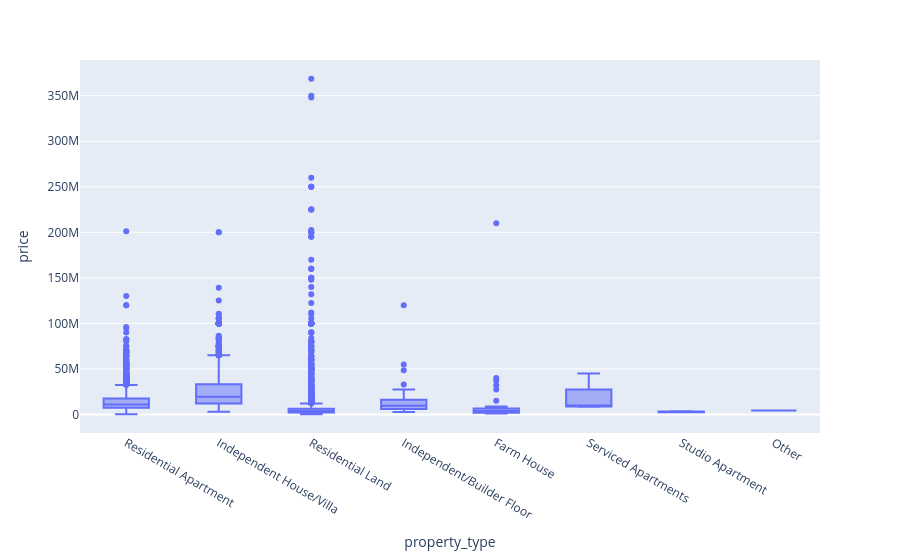

Notebook code cell kept with this figure:
### Code cell
px.box(x='property_type',y='price',data_frame=model_data,hover_name=model_data.index)

### Figure 1 — Plotly figure (JSON) as saved in the notebook; plotly's stock layout.template omitted (floating-point values rounded to 4 significant figures; data arrays with more than 128 entries replaced by an {"elided": "..."} marker saying what was removed)
{"data": [{"alignmentgroup": "True", "hovertemplate": "<b>%{hovertext}</b><br><br>property_type=%{x}<br>price=%{y}<extra></extra>", "hovertext": {"elided": "7050 int values"}, "legendgroup": "", "marker": {"color": "#636efa"}, "name": "", "notched": false, "offsetgroup": "", "orientation": "v", "showlegend": false, "type": "box", "x": {"elided": "7050 str values"}, "x0": " ", "xaxis": "x", "y": {"elided": "7050 int values"}, "y0": " ", "yaxis": "y"}], "layout": {"autosize": true, "boxmode": "group", "legend": {"tracegroupgap": 0}, "margin": {"t": 60}, "xaxis": {"anchor": "y", "autorange": true, "domain": [0, 1], "range": [-0.5, 7.5], "title": {"text": "property_type"}, "type": "category"}, "yaxis": {"anchor": "x", "autorange": true, "domain": [0, 1], "range": [-20380000.0, 389200000.0], "title": {"text": "price"}, "type": "linear"}}}
